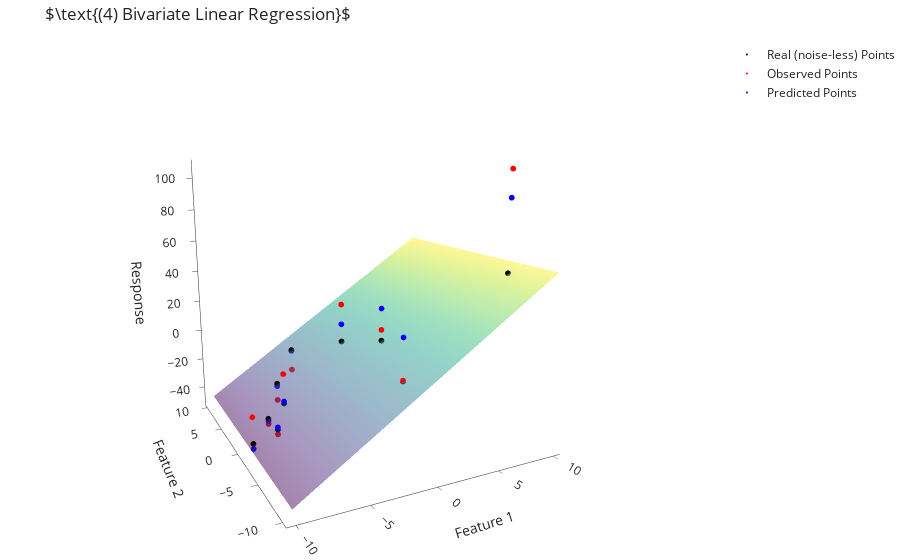

Notebook code cell kept with this figure:
### Code cell
go.Figure([go.Surface(x=xv1, y=xv2, z=surface, opacity=.5, showscale=False),
           go.Scatter3d(name="Real (noise-less) Points", x=x[:,0], y=x[:,1], z=y_,    mode="markers", marker=dict(color="black", size=2)),
           go.Scatter3d(name="Observed Points",          x=x[:,0], y=x[:,1], z=y,     mode="markers", marker=dict(color="red", size=2)),
           go.Scatter3d(name="Predicted Points",         x=x[:,0], y=x[:,1], z=y_hat, mode="markers", marker=dict(color="blue", size=2))],
          layout=go.Layout(
              title=r"$\text{(4) Bivariate Linear Regression}$",
              scene=dict(xaxis=dict(title="Feature 1"),
                         yaxis=dict(title="Feature 2"),
                         zaxis=dict(title="Response"),
                         camera=dict(eye=dict(x=-1, y=-2, z=.5)))
          )).show()
